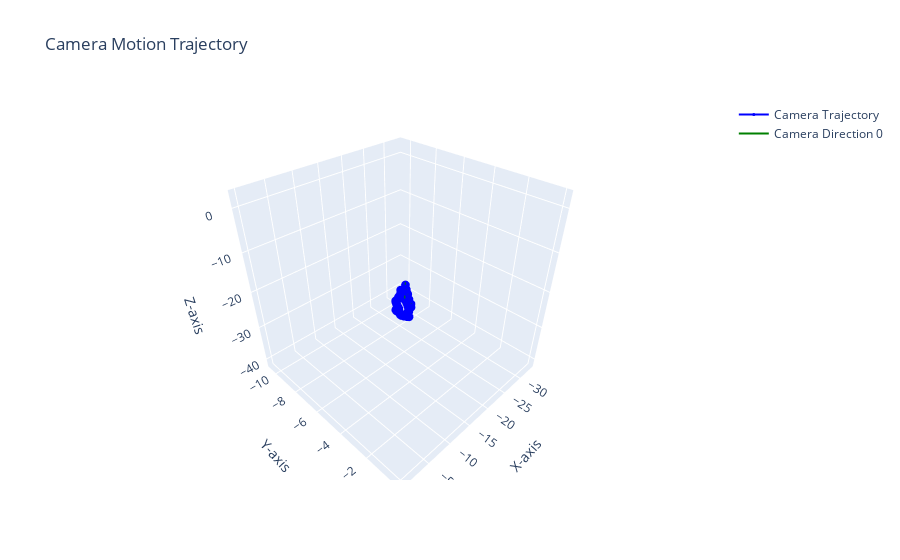

Notebook code cell kept with this figure:
### Code cell
import plotly.graph_objects as go
import numpy as np
# Создание фигуры
fig = go.Figure()

fig.add_trace(go.Scatter3d(
    x=trajectory[1:, 0],
    y=trajectory[1:, 1],
    z=trajectory[1:, 2],
    mode='lines+markers',
    marker=dict(size=3, color='blue'),
    line=dict(color='blue', width=2),
    name='Camera Trajectory'
))

# Добавление ориентации камеры в каждой точке траектории
for i, (R, t) in enumerate(zip(pose_cam,trajectory)):
    # Направление камеры (ось Z камеры)
    camera_direction = R @ np.array([0, 0, 1])  # Направление оси Z камеры
    camera_direction_end = t + camera_direction * 0.5  # Конец вектора направления

    # Добавляем линию, представляющую направление камеры
    fig.add_trace(go.Scatter3d(
        x=[t[0], camera_direction_end[0]],
        y=[t[1], camera_direction_end[1]],
        z=[t[2], camera_direction_end[2]],
        mode='lines',
        line=dict(color='green', width=2),
        name=f'Camera Direction {i}' if i == 0 else None,
        showlegend=False if i > 0 else True
    ))

# Настройка макета графика
fig.update_layout(
    title='Camera Motion Trajectory',
    scene = dict(
        xaxis_title='X-axis',
        yaxis_title='Y-axis',
        zaxis_title='Z-axis'
    ),
    showlegend=True
)

# Показать график
fig.show()

### Figure 1 — Plotly figure (JSON) as saved in the notebook; plotly's stock layout.template omitted (floating-point values rounded to 4 significant figures)
{"data": [{"line": {"color": "blue", "width": 2}, "marker": {"color": "blue", "size": 3}, "mode": "lines+markers", "name": "Camera Trajectory", "type": "scatter3d", "x": [-0.9938, -1.921, -1.645, -1.426, -1.64, -1.906, -1.63, -1.853, -2.03, -2.284, -2.549, -3.339, -3.818, -4.196, -4.534, -4.86, -5.202, -5.541, -5.979, -6.446, -6.942, -7.377, -7.749, -8.25, -8.799, -9.321, -9.876, -10.41, -10.96, -11.59, -12.2, -12.8, -13.32, -13.94, -14.64, -15.34, -16.0, -16.63, -17.26, -17.91, -18.57, -19.23, -19.91, -20.58, -21.27, -21.96, -22.64, -23.33, -24.03, -24.72, -25.42, -26.1, -26.81, -27.52, -28.22, -28.93, -29.66, -30.38, -31.09, -31.82, -32.55, -33.29], "y": [-0.1046, -0.4687, -0.2748, -0.2202, -0.2597, -0.262, -0.2376, -0.2371, -0.229, -0.2049, -0.2788, -0.865, -0.9801, -1.0, -1.045, -1.094, -1.187, -1.381, -1.491, -1.591, -1.694, -1.933, -2.244, -2.522, -2.687, -2.907, -3.09, -3.236, -3.475, -3.738, -3.883, -4.131, -4.512, -4.761, -4.936, -5.046, -5.192, -5.417, -5.649, -5.911, -6.163, -6.418, -6.668, -6.916, -7.148, -7.317, -7.47, -7.666, -7.859, -8.047, -8.246, -8.445, -8.638, -8.818, -8.995, -9.19, -9.388, -9.605, -9.815, -10.04, -10.27, -10.52], "z": [0.03755, -0.0462, 0.8949, 1.869, 0.8933, -0.07081, 0.8901, -0.08481, -1.069, -2.036, -2.997, -3.178, -4.048, -4.974, -5.914, -6.858, -7.793, -8.714, -9.606, -10.48, -11.35, -12.21, -13.09, -13.91, -14.73, -15.55, -16.36, -17.2, -18.0, -18.72, -19.51, -20.27, -21.03, -21.78, -22.46, -23.17, -23.91, -24.65, -25.39, -26.11, -26.82, -27.52, -28.22, -28.91, -29.59, -30.3, -31.02, -31.71, -32.4, -33.1, -33.79, -34.49, -35.17, -35.85, -36.54, -37.22, -37.87, -38.53, -39.2, -39.85, -40.5, -41.12]}, {"line": {"color": "green", "width": 2}, "mode": "lines", "name": "Camera Direction 0", "showlegend": true, "type": "scatter3d", "x": [0, 0], "y": [0, 0], "z": [0, 0]}, {"line": {"color": "green", "width": 2}, "mode": "lines", "showlegend": false, "type": "scatter3d", "x": [-0.9938, -0.9762], "y": [-0.1046, -0.104], "z": [0.03755, 0.5372]}, {"line": {"color": "green", "width": 2}, "mode": "lines", "showlegend": false, "type": "scatter3d", "x": [-1.921, -1.877], "y": [-0.4687, -0.4584], "z": [-0.0462, 0.4517]}, {"line": {"color": "green", "width": 2}, "mode": "lines", "showlegend": false, "type": "scatter3d", "x": [-1.645, -1.599], "y": [-0.2748, -0.264], "z": [0.8949, 1.393]}, {"line": {"color": "green", "width": 2}, "mode": "lines", "showlegend": false, "type": "scatter3d", "x": [-1.426, -1.381], "y": [-0.2202, -0.2092], "z": [1.869, 2.367]}, {"line": {"color": "green", "width": 2}, "mode": "lines", "showlegend": false, "type": "scatter3d", "x": [-1.64, -1.595], "y": [-0.2597, -0.2484], "z": [0.8933, 1.391]}, {"line": {"color": "green", "width": 2}, "mode": "lines", "showlegend": false, "type": "scatter3d", "x": [-1.906, -1.861], "y": [-0.262, -0.2504], "z": [-0.07081, 0.427]}, {"line": {"color": "green", "width": 2}, "mode": "lines", "showlegend": false, "type": "scatter3d", "x": [-1.63, -1.585], "y": [-0.2376, -0.2255], "z": [0.8901, 1.388]}, {"line": {"color": "green", "width": 2}, "mode": "lines", "showlegend": false, "type": "scatter3d", "x": [-1.853, -1.808], "y": [-0.2371, -0.2247], "z": [-0.08481, 0.413]}, {"line": {"color": "green", "width": 2}, "mode": "lines", "showlegend": false, "type": "scatter3d", "x": [-2.03, -1.985], "y": [-0.229, -0.2144], "z": [-1.069, -0.5712]}, {"line": {"color": "green", "width": 2}, "mode": "lines", "showlegend": false, "type": "scatter3d", "x": [-2.284, -2.24], "y": [-0.2049, -0.1892], "z": [-2.036, -1.538]}, {"line": {"color": "green", "width": 2}, "mode": "lines", "showlegend": false, "type": "scatter3d", "x": [-2.549, -2.501], "y": [-0.2788, -0.2617], "z": [-2.997, -2.5]}, {"line": {"color": "green", "width": 2}, "mode": "lines", "showlegend": false, "type": "scatter3d", "x": [-3.339, -3.235], "y": [-0.865, -0.8076], "z": [-3.178, -2.692]}, {"line": {"color": "green", "width": 2}, "mode": "lines", "showlegend": false, "type": "scatter3d", "x": [-3.818, -3.71], "y": [-0.9801, -0.9214], "z": [-4.048, -3.563]}, {"line": {"color": "green", "width": 2}, "mode": "lines", "showlegend": false, "type": "scatter3d", "x": [-4.196, -4.089], "y": [-1.0, -0.9388], "z": [-4.974, -4.489]}, {"line": {"color": "green", "width": 2}, "mode": "lines", "showlegend": false, "type": "scatter3d", "x": [-4.534, -4.429], "y": [-1.045, -0.9798], "z": [-5.914, -5.429]}, {"line": {"color": "green", "width": 2}, "mode": "lines", "showlegend": false, "type": "scatter3d", "x": [-4.86, -4.756], "y": [-1.094, -1.024], "z": [-6.858, -6.374]}, {"line": {"color": "green", "width": 2}, "mode": "lines", "showlegend": false, "type": "scatter3d", "x": [-5.202, -5.097], "y": [-1.187, -1.114], "z": [-7.793, -7.31]}, {"line": {"color": "green", "width": 2}, "mode": "lines", "showlegend": false, "type": "scatter3d", "x": [-5.541, -5.431], "y": [-1.381, -1.303], "z": [-8.714, -8.232]}, {"line": {"color": "green", "width": 2}, "mode": "lines", "showlegend": false, "type": "scatter3d", "x": [-5.979, -5.868], "y": [-1.491, -1.411], "z": [-9.606, -9.125]}, {"line": {"color": "green", "width": 2}, "mode": "lines", "showlegend": false, "type": "scatter3d", "x": [-6.446, -6.335], "y": [-1.591, -1.512], "z": [-10.48, -10.0]}, {"line": {"color": "green", "width": 2}, "mode": "lines", "showlegend": false, "type": "scatter3d", "x": [-6.942, -6.831], "y": [-1.694, -1.614], "z": [-11.35, -10.87]}, {"line": {"color": "green", "width": 2}, "mode": "lines", "showlegend": false, "type": "scatter3d", "x": [-7.377, -7.26], "y": [-1.933, -1.85], "z": [-12.21, -11.74]}, {"line": {"color": "green", "width": 2}, "mode": "lines", "showlegend": false, "type": "scatter3d", "x": [-7.749, -7.625], "y": [-2.244, -2.155], "z": [-13.09, -12.61]}, {"line": {"color": "green", "width": 2}, "mode": "lines", "showlegend": false, "type": "scatter3d", "x": [-8.25, -8.12], "y": [-2.522, -2.429], "z": [-13.91, -13.43]}, {"line": {"color": "green", "width": 2}, "mode": "lines", "showlegend": false, "type": "scatter3d", "x": [-8.799, -8.667], "y": [-2.687, -2.594], "z": [-14.73, -14.25]}, {"line": {"color": "green", "width": 2}, "mode": "lines", "showlegend": false, "type": "scatter3d", "x": [-9.321, -9.185], "y": [-2.907, -2.812], "z": [-15.55, -15.08]}, {"line": {"color": "green", "width": 2}, "mode": "lines", "showlegend": false, "type": "scatter3d", "x": [-9.876, -9.737], "y": [-3.09, -2.994], "z": [-16.36, -15.89]}, {"line": {"color": "green", "width": 2}, "mode": "lines", "showlegend": false, "type": "scatter3d", "x": [-10.41, -10.27], "y": [-3.236, -3.14], "z": [-17.2, -16.73]}, {"line": {"color": "green", "width": 2}, "mode": "lines", "showlegend": false, "type": "scatter3d", "x": [-10.96, -10.82], "y": [-3.475, -3.377], "z": [-18.0, -17.53]}, {"line": {"color": "green", "width": 2}, "mode": "lines", "showlegend": false, "type": "scatter3d", "x": [-11.59, -11.44], "y": [-3.738, -3.638], "z": [-18.72, -18.26]}, {"line": {"color": "green", "width": 2}, "mode": "lines", "showlegend": false, "type": "scatter3d", "x": [-12.2, -12.04], "y": [-3.883, -3.783], "z": [-19.51, -19.04]}, {"line": {"color": "green", "width": 2}, "mode": "lines", "showlegend": false, "type": "scatter3d", "x": [-12.8, -12.64], "y": [-4.131, -4.029], "z": [-20.27, -19.81]}, {"line": {"color": "green", "width": 2}, "mode": "lines", "showlegend": false, "type": "scatter3d", "x": [-13.32, -13.15], "y": [-4.512, -4.404], "z": [-21.03, -20.57]}, {"line": {"color": "green", "width": 2}, "mode": "lines", "showlegend": false, "type": "scatter3d", "x": [-13.94, -13.76], "y": [-4.761, -4.651], "z": [-21.78, -21.32]}, {"line": {"color": "green", "width": 2}, "mode": "lines", "showlegend": false, "type": "scatter3d", "x": [-14.64, -14.46], "y": [-4.936, -4.827], "z": [-22.46, -22.01]}, {"line": {"color": "green", "width": 2}, "mode": "lines", "showlegend": false, "type": "scatter3d", "x": [-15.34, -15.16], "y": [-5.046, -4.938], "z": [-23.17, -22.72]}, {"line": {"color": "green", "width": 2}, "mode": "lines", "showlegend": false, "type": "scatter3d", "x": [-16.0, -15.82], "y": [-5.192, -5.085], "z": [-23.91, -23.46]}, {"line": {"color": "green", "width": 2}, "mode": "lines", "showlegend": false, "type": "scatter3d", "x": [-16.63, -16.44], "y": [-5.417, -5.308], "z": [-24.65, -24.2]}, {"line": {"color": "green", "width": 2}, "mode": "lines", "showlegend": false, "type": "scatter3d", "x": [-17.26, -17.07], "y": [-5.649, -5.538], "z": [-25.39, -24.94]}, {"line": {"color": "green", "width": 2}, "mode": "lines", "showlegend": false, "type": "scatter3d", "x": [-17.91, -17.71], "y": [-5.911, -5.796], "z": [-26.11, -25.67]}, {"line": {"color": "green", "width": 2}, "mode": "lines", "showlegend": false, "type": "scatter3d", "x": [-18.57, -18.36], "y": [-6.163, -6.045], "z": [-26.82, -26.38]}, {"line": {"color": "green", "width": 2}, "mode": "lines", "showlegend": false, "type": "scatter3d", "x": [-19.23, -19.02], "y": [-6.418, -6.297], "z": [-27.52, -27.08]}, {"line": {"color": "green", "width": 2}, "mode": "lines", "showlegend": false, "type": "scatter3d", "x": [-19.91, -19.69], "y": [-6.668, -6.545], "z": [-28.22, -27.78]}, {"line": {"color": "green", "width": 2}, "mode": "lines", "showlegend": false, "type": "scatter3d", "x": [-20.58, -20.36], "y": [-6.916, -6.79], "z": [-28.91, -28.48]}, {"line": {"color": "green", "width": 2}, "mode": "lines", "showlegend": false, "type": "scatter3d", "x": [-21.27, -21.05], "y": [-7.148, -7.021], "z": [-29.59, -29.17]}, {"line": {"color": "green", "width": 2}, "mode": "lines", "showlegend": false, "type": "scatter3d", "x": [-21.96, -21.74], "y": [-7.317, -7.189], "z": [-30.3, -29.87]}, {"line": {"color": "green", "width": 2}, "mode": "lines", "showlegend": false, "type": "scatter3d", "x": [-22.64, -22.41], "y": [-7.47, -7.342], "z": [-31.02, -30.59]}, {"line": {"color": "green", "width": 2}, "mode": "lines", "showlegend": false, "type": "scatter3d", "x": [-23.33, -23.1], "y": [-7.666, -7.537], "z": [-31.71, -31.29]}, {"line": {"color": "green", "width": 2}, "mode": "lines", "showlegend": false, "type": "scatter3d", "x": [-24.03, -23.8], "y": [-7.859, -7.729], "z": [-32.4, -31.98]}, {"line": {"color": "green", "width": 2}, "mode": "lines", "showlegend": false, "type": "scatter3d", "x": [-24.72, -24.49], "y": [-8.047, -7.915], "z": [-33.1, -32.68]}, {"line": {"color": "green", "width": 2}, "mode": "lines", "showlegend": false, "type": "scatter3d", "x": [-25.42, -25.18], "y": [-8.246, -8.113], "z": [-33.79, -33.37]}, {"line": {"color": "green", "width": 2}, "mode": "lines", "showlegend": false, "type": "scatter3d", "x": [-26.1, -25.86], "y": [-8.445, -8.311], "z": [-34.49, -34.07]}, {"line": {"color": "green", "width": 2}, "mode": "lines", "showlegend": false, "type": "scatter3d", "x": [-26.81, -26.57], "y": [-8.638, -8.504], "z": [-35.17, -34.75]}, {"line": {"color": "green", "width": 2}, "mode": "lines", "showlegend": false, "type": "scatter3d", "x": [-27.52, -27.28], "y": [-8.818, -8.683], "z": [-35.85, -35.43]}, {"line": {"color": "green", "width": 2}, "mode": "lines", "showlegend": false, "type": "scatter3d", "x": [-28.22, -27.98], "y": [-8.995, -8.86], "z": [-36.54, -36.13]}, {"line": {"color": "green", "width": 2}, "mode": "lines", "showlegend": false, "type": "scatter3d", "x": [-28.93, -28.68], "y": [-9.19, -9.054], "z": [-37.22, -36.81]}, {"line": {"color": "green", "width": 2}, "mode": "lines", "showlegend": false, "type": "scatter3d", "x": [-29.66, -29.41], "y": [-9.388, -9.251], "z": [-37.87, -37.46]}, {"line": {"color": "green", "width": 2}, "mode": "lines", "showlegend": false, "type": "scatter3d", "x": [-30.38, -30.12], "y": [-9.605, -9.467], "z": [-38.53, -38.13]}, {"line": {"color": "green", "width": 2}, "mode": "lines", "showlegend": false, "type": "scatter3d", "x": [-31.09, -30.83], "y": [-9.815, -9.676], "z": [-39.2, -38.8]}, {"line": {"color": "green", "width": 2}, "mode": "lines", "showlegend": false, "type": "scatter3d", "x": [-31.82, -31.56], "y": [-10.04, -9.898], "z": [-39.85, -39.45]}, {"line": {"color": "green", "width": 2}, "mode": "lines", "showlegend": false, "type": "scatter3d", "x": [-32.55, -32.28], "y": [-10.27, -10.13], "z": [-40.5, -40.1]}, {"line": {"color": "green", "width": 2}, "mode": "lines", "showlegend": false, "type": "scatter3d", "x": [-33.29, -33.02], "y": [-10.52, -10.38], "z": [-41.12, -40.73]}], "layout": {"scene": {"xaxis": {"title": {"text": "X-axis"}}, "yaxis": {"title": {"text": "Y-axis"}}, "zaxis": {"title": {"text": "Z-axis"}}}, "showlegend": true, "title": {"text": "Camera Motion Trajectory"}}}
